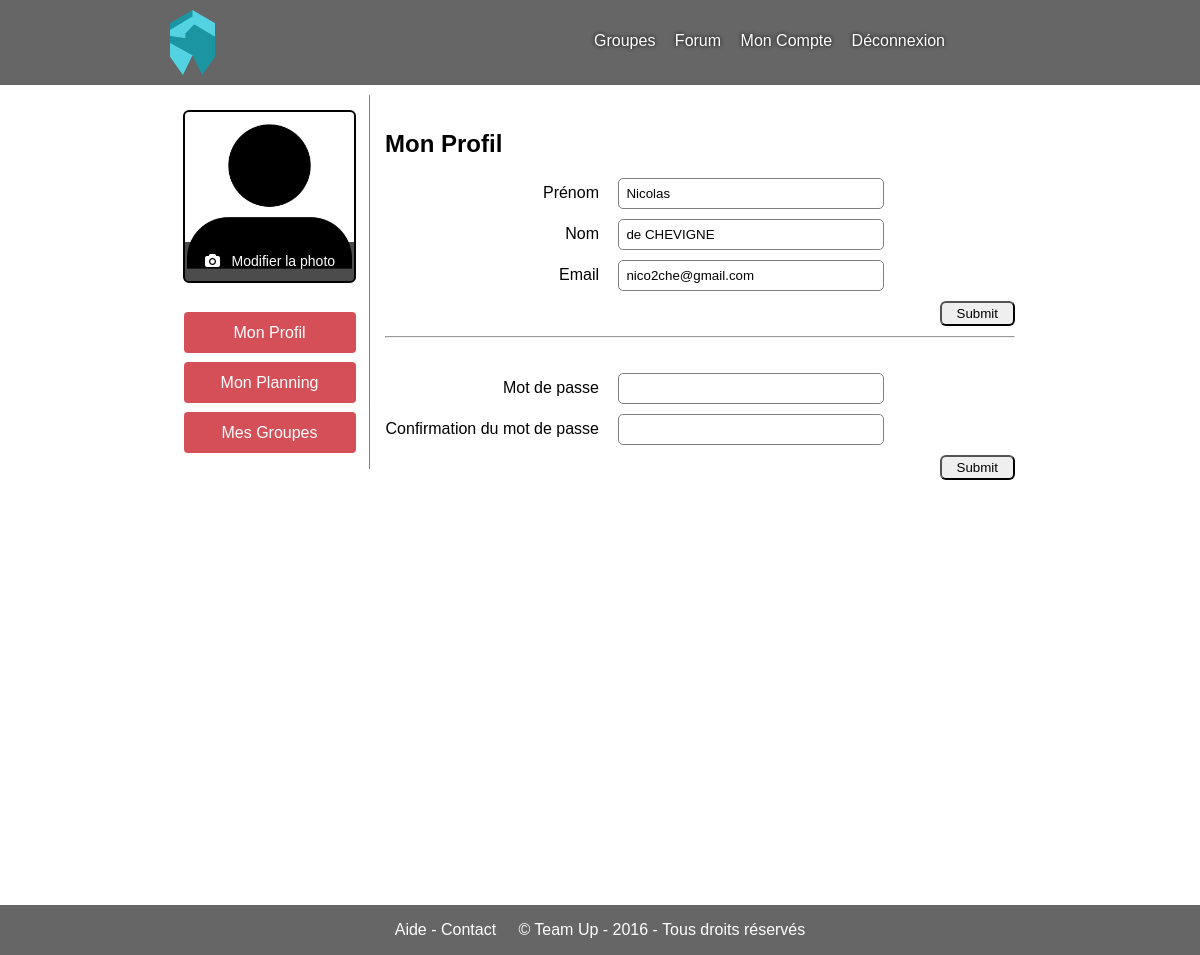
Page /?page=mon-profil (signed in) on the committed database.
### tables this page shows
CREATE TABLE `membres` (
  `id` int(11) NOT NULL,
  `nom` varchar(255) NOT NULL,
  `prenom` varchar(255) NOT NULL,
  `email` varchar(255) NOT NULL,
  `mot_de_passe` varchar(255) NOT NULL,
  `description` text,
  `date_naissance` date DEFAULT NULL,
  `localisation` varchar(255) DEFAULT NULL,
  `sexe` enum('homme','femme','autre') DEFAULT NULL,
  `bannis` tinyint(1) NOT NULL DEFAULT '0',
  `role` enum('membre','admin') NOT NULL DEFAULT 'membre',
  `activite_forum` varchar(255) NOT NULL DEFAULT '0'
);

### controleurs/mon-profil.php (called while the page is built, shortened)
<?php
$informations = profil_membre($_SESSION['id']);
include 'vues/mon-profil.php';

### modeles/membres.php (called while the page is built, shortened)
<?php
function profil_membre($id) {
	global $pdo;
	$stmt = $pdo->prepare('SELECT * FROM membres WHERE id = :id');
	$stmt->bindValue('id', $id, PDO::PARAM_INT);
	if($stmt->execute())
		return $stmt->fetch();
	else
		return false;
}

### vues/mon-profil.php (the view, shortened to what this page needs)
<div class="profil gauche">
	<div>
		<img src="<?php echo (is_file(DOSSIER_AVATAR . $_SESSION['id'] . '.jpg') ? DOSSIER_AVATAR . $_SESSION['id'] . '.jpg' : 'static/images/profil.jpg'); ?>" class="photo">
		<a href="#" class="modifier-photo"><i class="fa fa-camera"></i> &nbsp; Modifier la photo</a>
	</div>
	<div class="navigation">
		<ul>
			<li><a href="?page=mon-profil">Mon Profil</a></li>
			<li><a href="?page=mon-planning">Mon Planning</a></li>
			<li><a href="?page=mes-groupes">Mes Groupes</a></li>
		</ul>
	</div>
</div>
<div class="profil droite">
	<form action="" method="post" class="formulaire-profil">
		<h2>Mon Profil</h2>
		<div>
			<label for="prenom">Prénom</label>
			<input type="text" name="prenom" id="prenom" value="<?php echo $informations['prenom']; ?>">
		</div>
		<div>
			<label for="nom">Nom</label>
			<input type="text" name="nom" id="nom" value="<?php echo $informations['nom']; ?>">
		</div>
		<div>
			<label for="email">Email</label>
			<input type="text" name="email" id="email" value="<?php echo $informations['email']; ?>">
		</div>
		<div class="align-right">
			<input type="submit">
		</div>
	</form>
	<form action="" method="post" class="formulaire-profil">
		<hr style="margin-bottom:35px;">
		<div>
			<label>Mot de passe</label>
			<input type="password" name="mot_de_passe" autocomplete="off">
		</div>
		<div>
			<label>Confirmation du mot de passe</label>
			<input type="password" name="confirmation_mot_de_passe">
		</div>
		<div class="align-right">
			<input type="submit">
		</div>
	</form>
</div>

### static/css/style.css (style rules this page uses)
html, body { font-family: Helvetica, serif; margin:0; padding: 0; height:100%; }
.align-right { text-align: right; }
input[type=submit] { border-radius: 6px; padding: 3px 15px; }

### static/css/mon-profil.css (style rules this page uses)
.profil.gauche { width:199px; float: left; text-align: center; padding-top: 15px; border-right:1px solid gray; }
.profil.gauche img.photo { border: 2px solid black; border-radius: 6px; height: 165px; padding: 2px; width: 165px; }
.profil.gauche a.modifier-photo { background-color: rgba(0, 0, 0, 0.7); border-radius: 1px 0 4px 4px; color: white; height: 28px; margin-left: -172px; margin-top: 132px; padding-top: 11px; position: absolute; text-decoration: none; width: 172px; font-size: 14px; }
.profil.droite { width:630px; float: right; padding:15px; }
.navigation { line-height: 41px; margin-left: -40px; text-align: center; }
.navigation ul li { list-style: none; }
.navigation ul li a { background-color: #d54f58; border-radius: 4px; color: white; display: inline-block; margin-top: 9px; text-decoration: none; width: 172px; }
form.formulaire-profil div { margin-bottom: 10px; }
form.formulaire-profil div label { display: inline-block; padding-right: 15px; text-align: right; width: 214px; }
form.formulaire-profil div input[type=text], form.formulaire-profil div input[type=password] { width: 250px; border-radius:5px; border:1px solid gray; padding:7px; }

### rows in the picture
membres: prenom "Nicolas", nom "de CHEVIGNE", email "nico2che@gmail.com"
